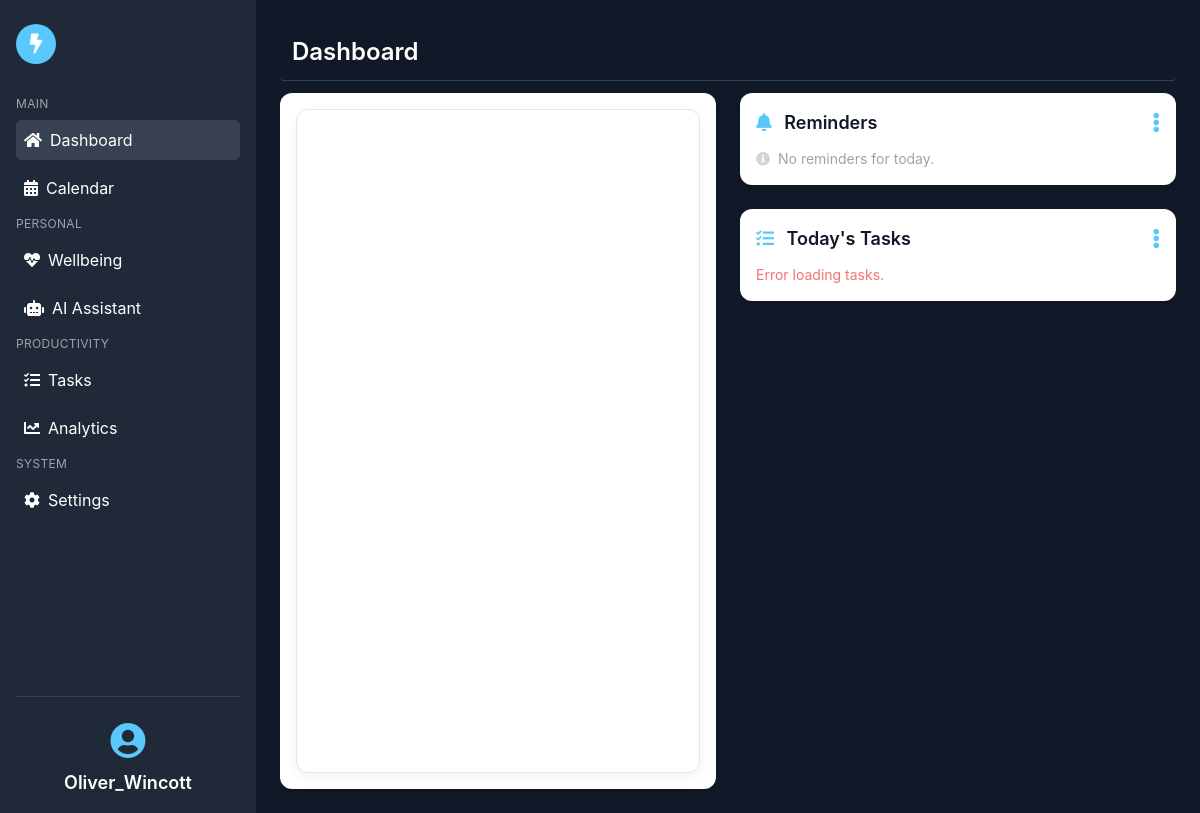
Before: /dashboard/ (signed in) with the older database file.
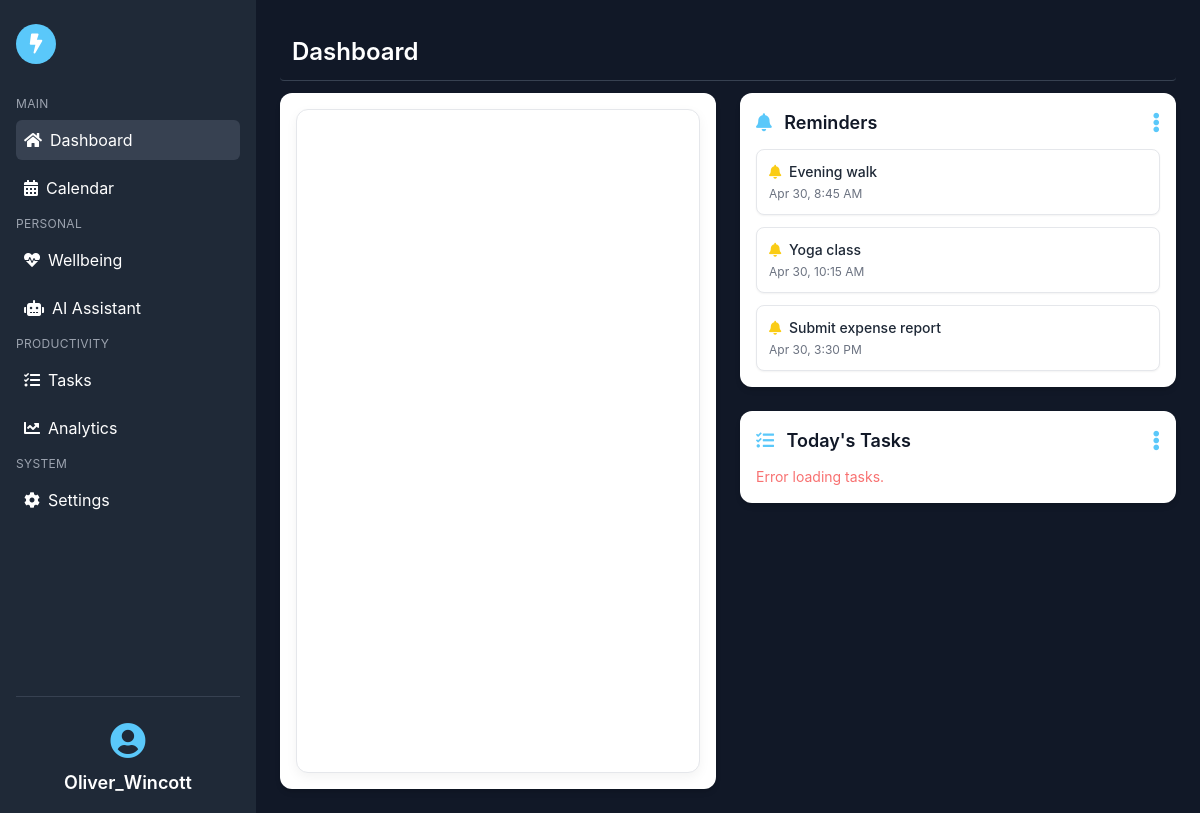
After: the same page with the newer database file.
### calendar_app/models.py (models this page shows, shortened)
class Reminder(models.Model):
    user = models.ForeignKey(User, on_delete=models.CASCADE)
    event = models.ForeignKey(CalendarEvent, on_delete=models.CASCADE, null=True, blank=True)
    custom_title = models.CharField(max_length=255, null=True, blank=True)
    reminder_time = models.DateTimeField()

class CalendarEvent(models.Model):
    title = models.CharField(max_length=255)
    description = models.TextField(max_length=255)  # ✅ Add this line if missing
    start_time = models.DateTimeField()
    end_time = models.DateTimeField()
    user = models.ForeignKey(User, on_delete=models.CASCADE)  # ✅ Link to Django User Model

### calendar_app/views.py (the view)
# urls.py: path('dashboard/', views.dashboard, name='dashboard'),
@login_required
def dashboard(request):
    now = timezone_now()
    start_of_day = now.replace(hour=0, minute=0, second=0, microsecond=0)
    end_of_day = now.replace(hour=23, minute=59, second=59)
    if is_naive(start_of_day):
        start_of_day = make_aware(start_of_day)
    if is_naive(end_of_day):
        end_of_day = make_aware(end_of_day)
    reminders = Reminder.objects.filter(
        user=request.user,
        reminder_time__range=(start_of_day, end_of_day)
    ).order_by('reminder_time')
    categories = Category.objects.all()
    return render(request, 'dashboard.html', {
        'reminders': reminders,
        'categories': categories  # 👈 Include in context
    })

### calendar_app/templates/dashboard.html (shortened to what this page needs)
{% load static %}
<!DOCTYPE html>
<html lang="en">
<head>
  {% block head %}
  <script src="https://cdn.tailwindcss.com"></script>
  <link rel="stylesheet" href="https://cdnjs.cloudflare.com/ajax/libs/font-awesome/5.15.3/css/all.min.css" />
  <link rel="stylesheet" href="{% static 'css/dashboard.css' %}">
  {% endblock head %}
</head>
<body class="bg-gray-900 text-white font-sans min-h-screen">
  <div class="flex">
    {% include 'includes/sidebar.html' %}
    <main class="flex-1 p-4 md:p-6 fade-up">
      {% include 'includes/topbar.html' with page_title="Dashboard" %}
      <div class="grid grid-cols-1 lg:grid-cols-2 gap-6 fade-up">
        <section class="bg-white text-gray-900 p-4 rounded-xl shadow-md fade-up">
          {% include 'includes/dailyview.html' with daily_view=True %}
        </section>
        <div class="space-y-6">
          <section class="bg-white text-gray-900 p-4 rounded-xl shadow-md relative fade-up">
            <div class="flex justify-between items-center mb-3">
              <h5 class="text-lg font-semibold"><i class="fas fa-bell mr-2 text-primary"></i> Reminders</h5>
              <div class="relative">
                <button class="text-primary text-xl hover:text-blue-600" data-dropdown-btn="reminder">
                  <i class="fas fa-ellipsis-v"></i>
                </button>
              </div>
            </div>
            <div id="reminder-list-wrapper">
              {% include 'includes/reminders.html' with reminders=reminders %}
            </div>
          </section>
          <section class="bg-white text-gray-900 p-4 rounded-xl shadow-md relative fade-up">
            <div class="flex justify-between items-center mb-3">
              <h5 class="text-lg font-semibold"><i class="fas fa-tasks mr-2 text-primary"></i> Today's Tasks</h5>
              <div class="relative">
                <button class="text-primary text-xl hover:text-blue-600" data-dropdown-btn="task">
                  <i class="fas fa-ellipsis-v"></i>
                </button>
              </div>
            </div>
            <div id="task-list-wrapper">
              {% include 'includes/daily_tasks.html' %}
            </div>
          </section>
        </div>
      </div>
    </main>
  </div>
</body>
</html>

### calendar_app/templates/includes/reminders.html (shortened to what this page needs)
<ul class="space-y-3" id="reminder-list">
  {% if reminders and reminders|length > 0 %}
    {% for reminder in reminders %}
      <li
        class="bg-white border border-gray-200 rounded-lg p-3 shadow-sm flex justify-between items-center transition hover:shadow-md"
        data-reminder-id="{{ reminder.id }}"
      >
        <div>
          <p class="text-sm font-medium text-gray-800 mb-1">
            <i class="fas fa-bell text-yellow-400 mr-1"></i>
            {{ reminder.event.title|default:reminder.custom_title }}
          </p>
          <p class="text-xs text-gray-500">{{ reminder.reminder_time|date:"M j, g:i A" }}</p>
        </div>
      </li>
    {% endfor %}
  {% else %}
    <li class="text-sm text-gray-400 flex items-center gap-2">
      <i class="fas fa-info-circle text-gray-300"></i>
      No reminders for today.
    </li>
  {% endif %}
</ul>

Changed rows visible on the page:
added Reminder: event "Evening walk", reminder_time "Apr 30, 8:45 AM"
added Reminder: event "Yoga class", reminder_time "Apr 30, 10:15 AM"
added Reminder: event "Submit expense report", reminder_time "Apr 30, 3:30 PM"
Other visible differences:
text no longer shown: "No reminders for today."
